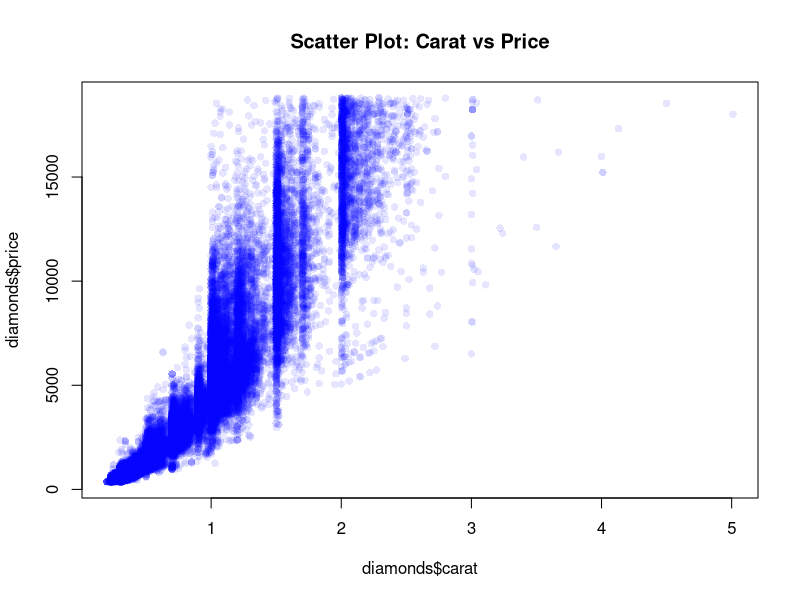
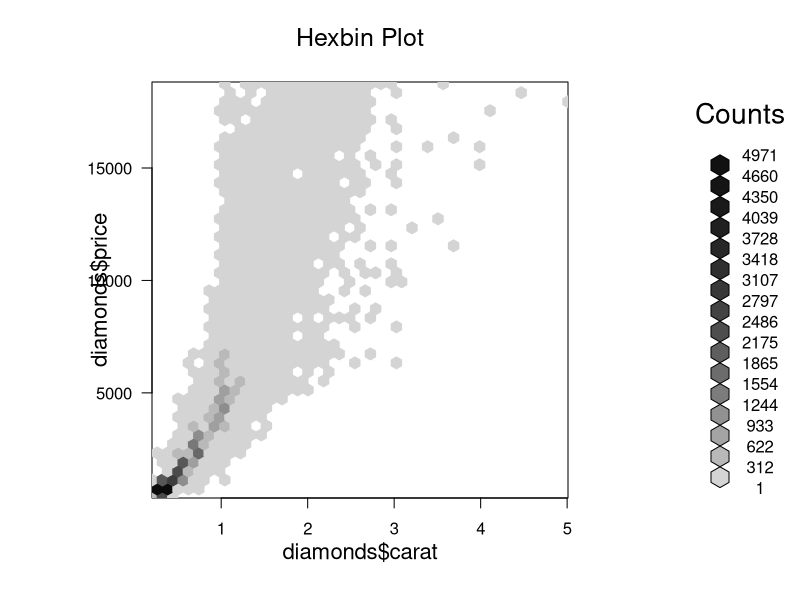
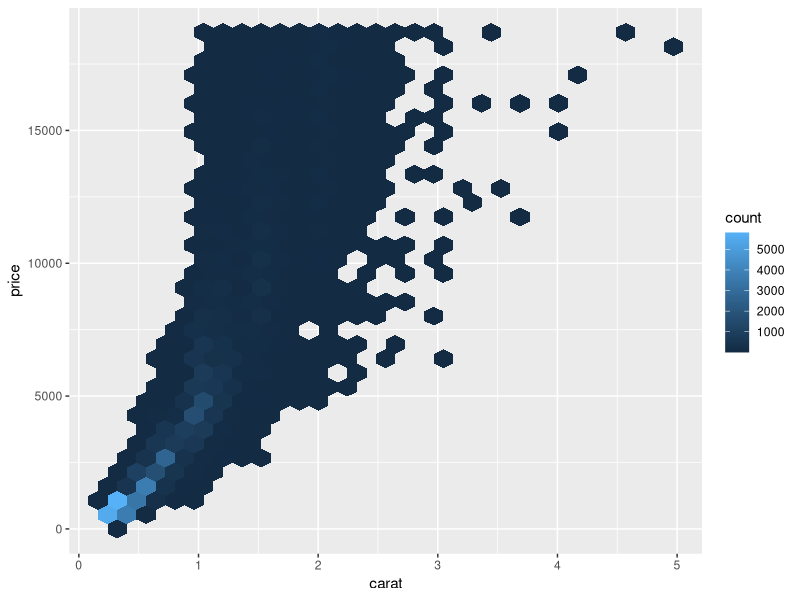
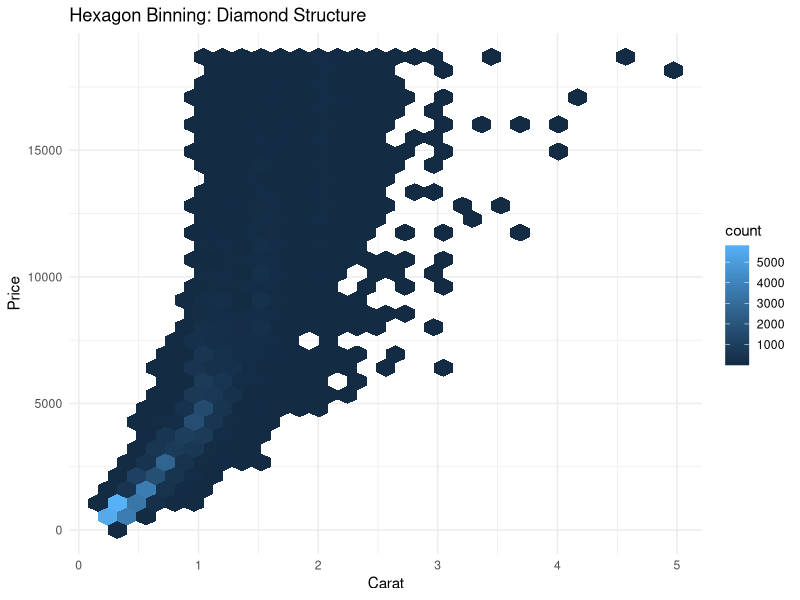
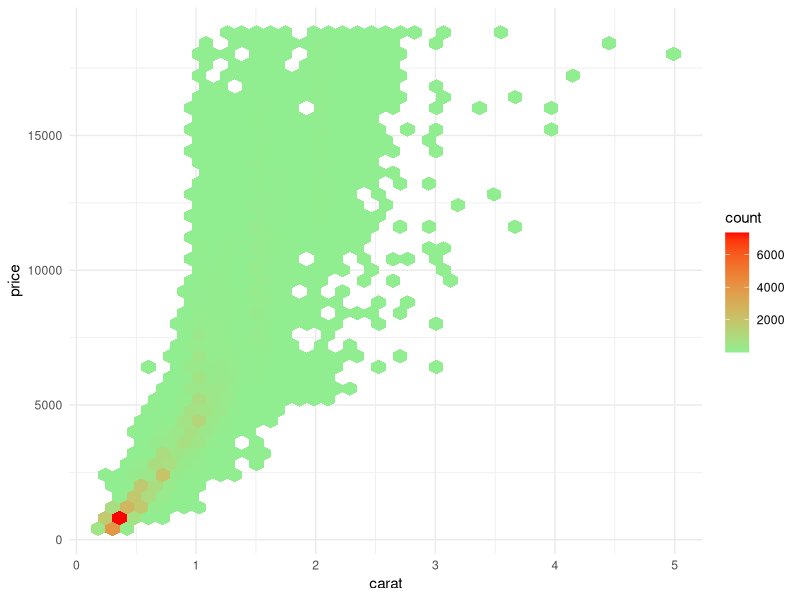
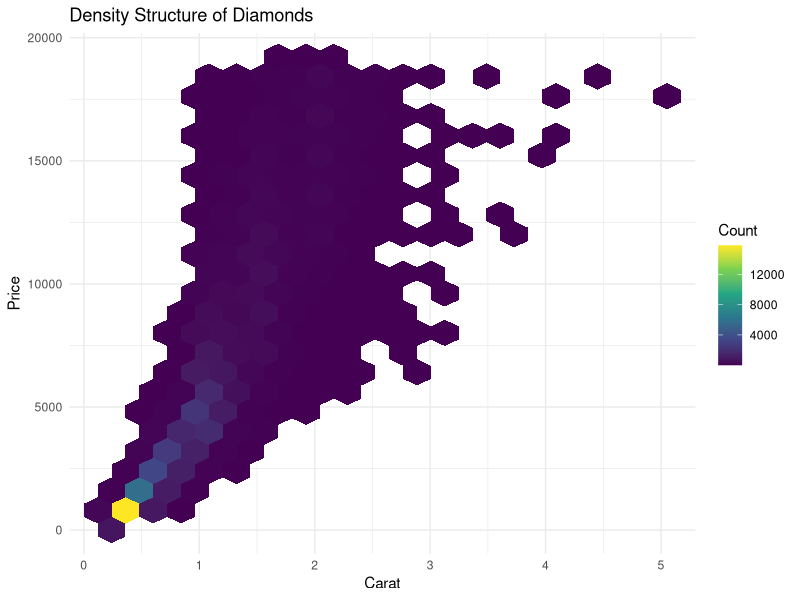
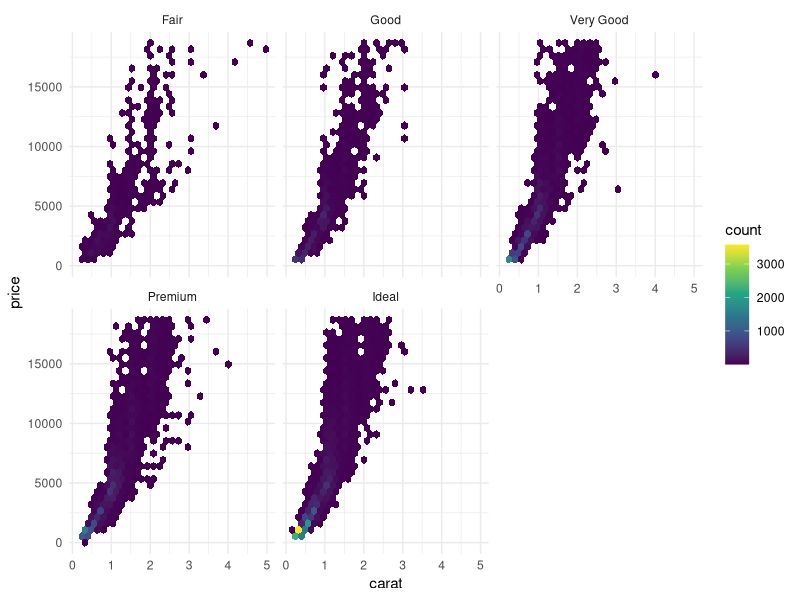
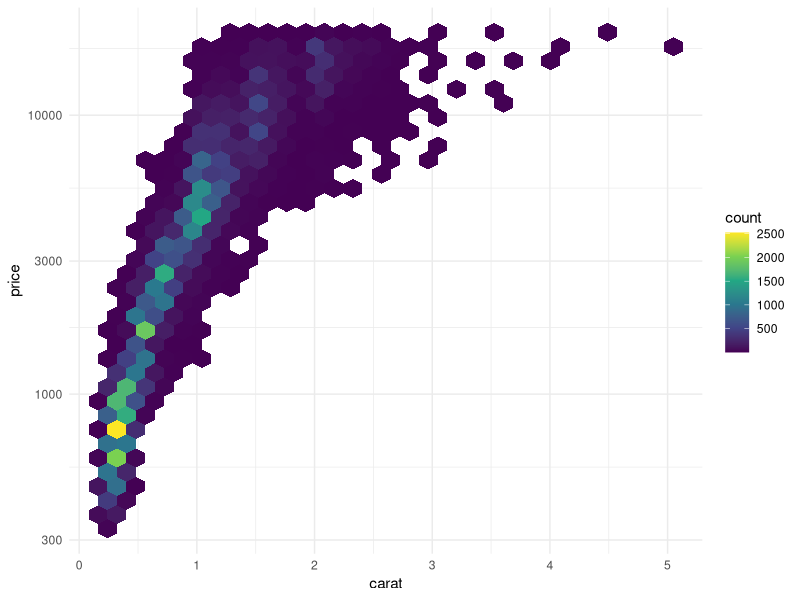

These figures' R source, in order:
library(ggplot2)
library(hexbin)
data("diamonds")

plot(diamonds$carat, diamonds$price,
     col = rgb(0,0,1,0.1),
     pch = 16,
     main = "Scatter Plot: Carat vs Price")

hb <- hexbin(diamonds$carat, diamonds$price, xbins = 40)
plot(hb, main = "Hexbin Plot")

ggplot(diamonds, aes(x = carat, y = price)) +
  geom_hex()

ggplot(diamonds, aes(carat, price)) +
  geom_hex() +
  labs(title = "Hexagon Binning: Diamond Structure",
       x = "Carat",
       y = "Price") +
  theme_minimal()

ggplot(diamonds, aes(carat, price)) +
  geom_hex(bins = 40) +
  scale_fill_gradient(low = "lightgreen", high = "red") +
  theme_minimal()

ggplot(diamonds, aes(carat, price)) + 
  geom_hex(bins = 20) +
  scale_fill_viridis_c(name = "Count") +
  labs(title = "Density Structure of Diamonds",
       x = "Carat",
       y = "Price") +
  theme_minimal()

ggplot(diamonds, aes(carat, price)) + 
  geom_hex() + 
  scale_fill_viridis_c() +
  facet_wrap(~cut) +
  theme_minimal()

ggplot(diamonds, aes(carat, price)) + 
  geom_hex() + 
  scale_fill_viridis_c() +
  scale_y_log10() +
  theme_minimal()